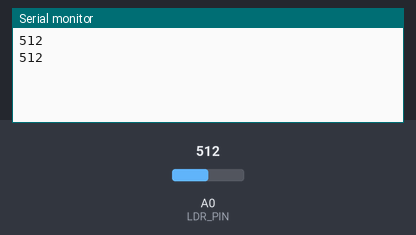
Bench run of a sketch on a simulated ESP8266 (NodeMCU). On the bench: the last lines printed to the serial monitor. The test bench sets the inputs (shaded band); at power-on: A0 (LDR_PIN) = 512. WiFi joins after 1.5 s; servers stay silent unless stated.

Above: at 3.0 s.
3.1 s: A0 (LDR_PIN) set to 716
At 4.3 s:
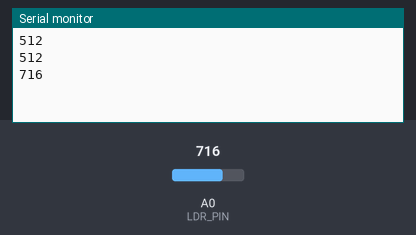
4.6 s: A0 (LDR_PIN) set to 900
At 5.6 s:
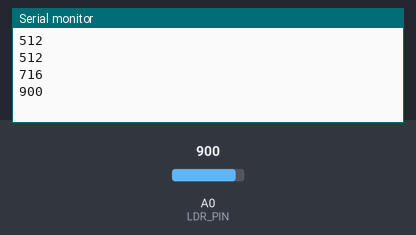
Timing chart, 0 to 7.6 s (numbered marks = the images above; inputs shaded):
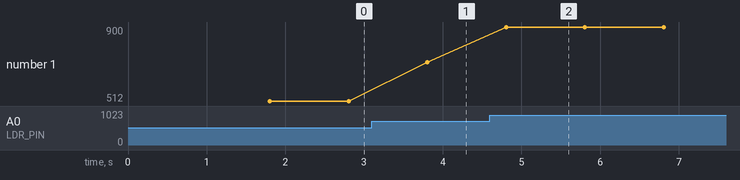

The sketch:

ldr_blynk.ino
```cpp
#include <ESP8266WiFi.h>
#include <BlynkSimpleEsp8266.h>

#define LDR_PIN A0         // Pin analog A0 terhubung ke sensor LDR

char auth[] = "NS2aP2GQrIcFl6z3SjK9_Y1clvELAQrm";  // Masukkan token otentikasi Blynk
char ssid[] = "vivo1802";            // Masukkan nama SSID WiFi
char pass[] = "1234567890";      // Masukkan kata sandi WiFi

void setup()
{
  Serial.begin(115200);
  Blynk.begin(auth, ssid, pass);
}

void loop()
{
  Blynk.run();
  int lightIntensity = analogRead(LDR_PIN);   // Membaca nilai intensitas cahaya

  Blynk.virtualWrite(V9, lightIntensity);     // Mengirim intensitas cahaya ke pin virtual V5 di aplikasi Blynk
  Serial.println(lightIntensity);            // Menampilkan intensitas cahaya pada Serial Monitor

  delay(1000);  // Menunda pengambilan data selama 1 detik
}
```

Measured:
- after the input at 3.1 s, the serial monitor: prints a new line after 0.71 s (image 1)
- after the input at 4.6 s, the serial monitor: prints a new line after 0.21 s (image 2)
- plotted number 1: 512 → 716 after the input at 3.1 s, 716 → 900 after the input at 4.6 s
